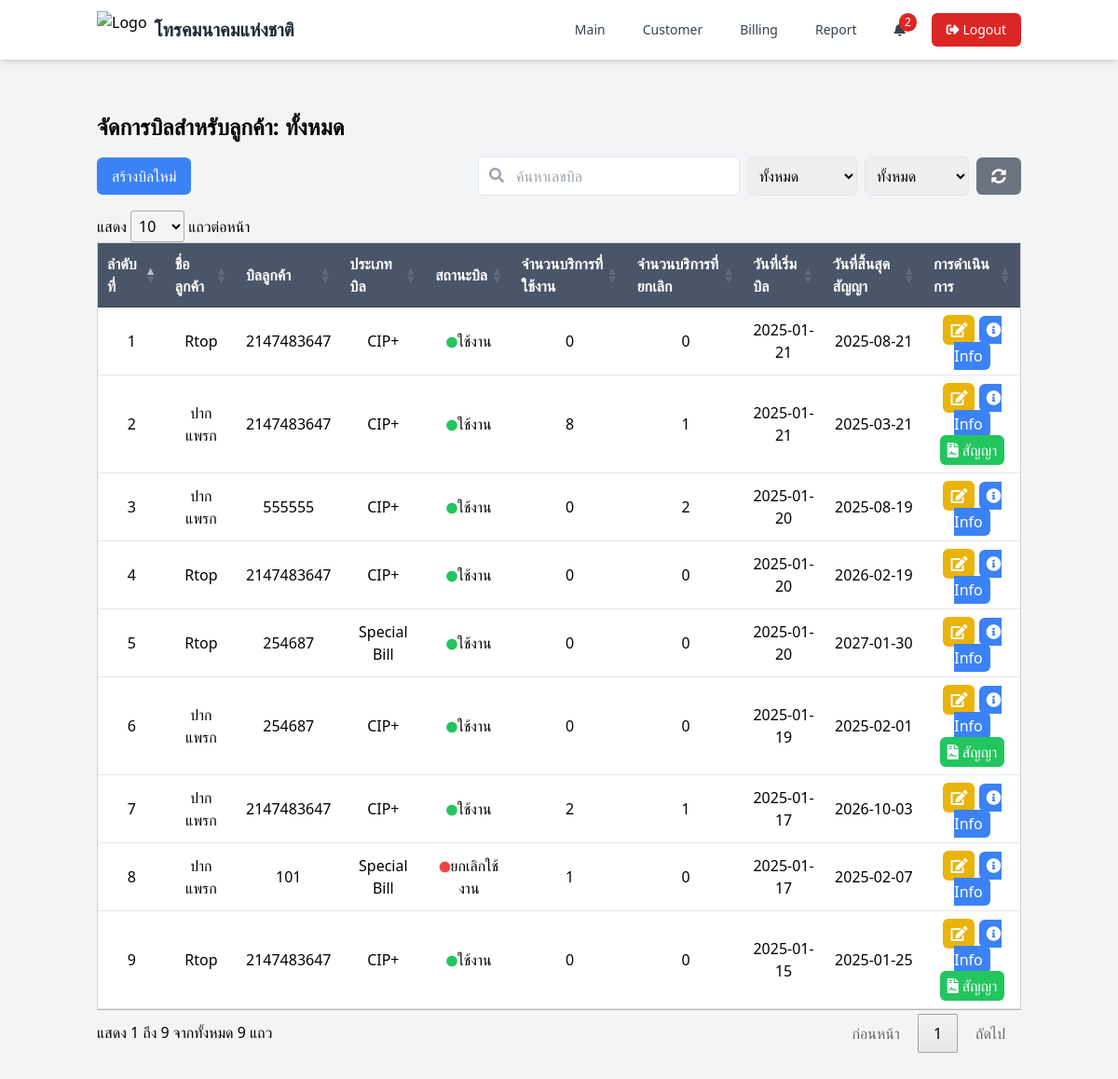
/page/bill.php (signed in), run on the app's committed database.
### tables this page shows
CREATE TABLE `bill_customer` (
  `id_bill` int(11) NOT NULL,
  `number_bill` int(15) DEFAULT NULL,
  `type_bill` enum('CIP+','Special Bill','Nt1') DEFAULT NULL,
  `status_bill` enum('ใช้งาน','ยกเลิกใช้งาน') DEFAULT NULL,
  `id_customer` int(11) DEFAULT NULL,
  `create_at` date DEFAULT NULL,
  `update_at` date DEFAULT NULL,
  `date_count` int(11) DEFAULT NULL,
  `end_date` date DEFAULT NULL,
  `contact_count` int(11) DEFAULT 0,
  `contact_status` enum('ยังไม่ได้เลือก','ต่อสัญญา','ยกเลิกสัญญา') DEFAULT 'ยังไม่ได้เลือก'
);

CREATE TABLE `customers` (
  `id_customer` int(11) NOT NULL,
  `name_customer` varchar(100) DEFAULT NULL,
  `type_customer` enum('อบต','อบจ','เทศบาล','โรงแรม') DEFAULT NULL,
  `phone_customer` varchar(50) DEFAULT NULL,
  `status_customer` enum('ใช้งาน','ไม่ได้ใช้งาน') DEFAULT NULL,
  `id_address` int(11) DEFAULT NULL,
  `create_at` datetime DEFAULT NULL,
  `update_at` datetime DEFAULT NULL
);

### page/bill.php (the view, shortened to what this page needs)
<?php
require_once '../function/functions.php';
$id_customer = isset($_GET['id_customer']) ? intval($_GET['id_customer']) : 0;
$customer_name = '';
$sql = "SELECT
            c.name_customer AS customer_name,
            b.id_bill,
            b.number_bill AS bill_number,
            b.type_bill AS bill_type,
            b.status_bill AS bill_status,
            b.create_at AS bill_start_date,
            b.end_date AS end_date,
            b.contact_status as contact_status,
            SUM(CASE WHEN s.status_service = 'ใช้งาน' THEN 1 ELSE 0 END) AS active_services,
            SUM(CASE WHEN s.status_service = 'ยกเลิก' THEN 1 ELSE 0 END) AS canceled_services
        FROM bill_customer b
        JOIN customers c ON b.id_customer = c.id_customer
        LEFT JOIN service_customer s ON b.id_bill = s.id_bill
        WHERE 1=1";
$sql .= " GROUP BY b.id_bill ORDER BY b.create_at DESC";
$stmt = $conn->prepare($sql);
$stmt->execute();
$result = $stmt->get_result();
$bills = $result->fetch_all(MYSQLI_ASSOC);
?>
<!DOCTYPE html>
<html lang="en">
<head>
    <script src="https://cdn.tailwindcss.com"></script>
    <link rel="stylesheet" href="https://cdnjs.cloudflare.com/ajax/libs/font-awesome/5.15.4/css/all.min.css">
    <link rel="stylesheet" type="text/css" href="https://cdn.datatables.net/1.11.5/css/jquery.dataTables.css">
</head>
<body class="bg-gray-100">
    <?php include './components/navbar.php'; ?>
        <div class="mt-6">
            <div class="container mx-auto px-4 py-8">
            <h1 class="text-2xl font-bold mb-4">จัดการบิลสำหรับลูกค้า: <?= $id_customer > 0 ? htmlspecialchars($customer_name) : 'ทั้งหมด' ?></h1>
                <div class="flex justify-between items-center mb-4">
                    <button onclick="openCreateBillModal()" class="bg-blue-500 text-white px-4 py-2 rounded-md">สร้างบิลใหม่</button>
                    <div class="flex items-center">
                        <div class="relative">
                            <input type="text" id="searchNumberBill" placeholder="ค้นหาเลขบิล" class="border p-2 rounded-md pl-10 mr-2">
                            <i class="fas fa-search absolute left-3 top-3 text-gray-400"></i>
                        </div>
                        <select id="filterTypeBill" class="p-2 border rounded-md mr-2">
                            <option value="">ทั้งหมด</option>
                        </select>
                        <select id="filterStatusBill" class="p-2 border rounded-md mr-2">
                            <option value="">ทั้งหมด</option>
                        </select>
                        <button onclick="resetFilters()" class="bg-gray-500 text-white px-4 py-2 rounded-md"> <i class="fas fa-sync-alt"></i></button>
                    </div>
                </div>
            <table id="billTable" class="min-w-full bg-white border border-gray-300">
                <thead>
                    <tr>
                        <th class="py-2 px-4 border-b">ลำดับที่</th>
                        <th class="py-2 px-4 border-b">ชื่อลูกค้า</th>
                        <th class="py-2 px-4 border-b">บิลลูกค้า</th>
                        <th class="py-2 px-4 border-b">ประเภทบิล</th>
                        <th class="py-2 px-4 border-b">สถานะบิล</th>
                        <th class="py-2 px-4 border-b">จำนวนบริการที่ใช้งาน</th>
                        <th class="py-2 px-4 border-b">จำนวนบริการที่ยกเลิก</th>
                        <th class="py-2 px-4 border-b">วันที่เริ่มบิล</th>
                        <th class="py-2 px-4 border-b">วันที่สิ้นสุดสัญญา</th>
                        <th class="py-2 px-4 border-b">การดำเนินการ</th>
                    </tr>
                </thead>
                <tbody>
                    <?php if (!empty($bills)): ?>
                        <?php $counter = 1; ?>
                        <?php foreach ($bills as $bill): ?>
                            <tr>
                                <td class="py-2 px-4 border-b text-center"><?php echo $counter; ?></td>
                                <td class="py-2 px-4 border-b text-center"><?php echo htmlspecialchars($bill['customer_name']); ?></td>
                                <td class="py-2 px-4 border-b text-center"><?php echo htmlspecialchars($bill['bill_number']); ?></td>
                                <td class="py-2 px-4 border-b text-center"><?php echo htmlspecialchars($bill['bill_type']); ?></td>
                                <td class="py-2 px-4 border-b text-center">
                                    <?php if ($bill['bill_status'] === 'ใช้งาน'): ?>
                                        <i class="fas fa-circle text-green-500"></i><?= $bill['bill_status'] ?>
                                    <?php else: ?>
                                        <i class="fas fa-circle text-red-500"></i><?= $bill['bill_status'] ?>
                                    <?php endif; ?>
                                </td>
                                <td class="py-2 px-4 border-b text-center"><?php echo $bill['active_services']; ?></td>
                                <td class="py-2 px-4 border-b text-center"><?php echo $bill['canceled_services']; ?></td>
                                <td class="py-2 px-4 border-b text-center"><?php echo htmlspecialchars($bill['bill_start_date']); ?></td>
                                <td class="py-2 px-4 border-b text-center"><?php echo htmlspecialchars($bill['end_date']); ?></td>
                                <td class="py-2 px-4 border-b text-center">
                                    <button onclick="openEditBillModal(<?php echo $bill['id_bill']; ?>)" class="bg-yellow-500 text-white px-2 py-1 rounded-md">
                                        <i class="fas fa-edit"></i>
                                    </button>
                                    <a href="service_bill.php?id_bill=<?php echo $bill['id_bill']; ?>" class="bg-blue-500 text-white px-2 py-1 rounded-md">
                                        <i class="fas fa-info-circle"></i> Info
                                    </a>
                                    <div>
                                        <?php
                                        $end_date = new DateTime($bill['end_date']);
                                        $current_date = new DateTime();
                                        $interval = $current_date->diff($end_date);
                                        $days_left = $interval->days;
                                        if ($days_left < 60 && $bill['contact_status'] !== 'ยกเลิกสัญญา' && $bill['bill_status'] !== 'ยกเลิกใช้งาน') {
                                            echo '<button onclick="openContractModal(' . $bill['id_bill'] . ')" class="bg-green-500 text-white px-2 py-1 rounded-md"><i class="fas fa-file-contract"></i> สัญญา</button>';
                                        }
                                        ?>
                                    </div>
                                </td>
                            </tr>
                            <?php $counter++; ?>
                        <?php endforeach; ?>
                    <?php else: ?>
                        <tr>
                            <td colspan="10" class="py-2 px-4 border-b text-center">ไม่มีข้อมูลบิล</td>
                        </tr>
                    <?php endif; ?>
                </tbody>
            </table>
        </div>
    </div>
</body>
</html>

### page/components/navbar.php (shortened to what this page needs)
<?php
require_once '../function/functions.php';
$user_id = $_SESSION['user_id'] ?? null;
$sql_notifications = "SELECT n.id_notifications, n.message, n.created_at, n.is_read, bc.number_bill, c.name_customer
                      FROM notifications n
                      INNER JOIN bill_customer bc ON n.id_bill = bc.id_bill
                      INNER JOIN customers c ON bc.id_customer = c.id_customer
                      WHERE n.id_user = ? AND n.is_read = 0
                      ORDER BY n.created_at DESC";
$stmt_notifications = $conn->prepare($sql_notifications);
$stmt_notifications->bind_param("i", $user_id);
$stmt_notifications->execute();
$notifications = $stmt_notifications->get_result()->fetch_all(MYSQLI_ASSOC);
$near_expiry_count = count($notifications);
?>
<nav class="bg-white shadow-md sticky-nav">
    <div class="container mx-auto px-4">
        <div class="flex justify-between items-center h-16">
            <div class="flex items-center">
                <img src="https://lh5.googleusercontent.com/proxy/dFSvkaJ3s6GRq3Idd5YLpPVIKmOewgsaR0OrEg0-yXWnQO-HME3H4Yg8kRtfKPwD0UiIsObjAobdvx3bicht"
                    alt="Logo"
                    class="h-10 w-auto">
                <a href="#" class="ml-2 text-xl font-semibold text-gray-800">โทรคมนาคมแห่งชาติ</a>
            </div>
            <div class="hidden md:flex items-center space-x-4">
                <a href="index.php" class="text-gray-700 hover:text-blue-600 px-3 py-2 rounded-md text-sm font-medium transition duration-300">Main</a>
                <a href="customer.php" class="text-gray-700 hover:text-blue-600 px-3 py-2 rounded-md text-sm font-medium transition duration-300">Customer</a>
                <a href="bill.php" class="text-gray-700 hover:text-blue-600 px-3 py-2 rounded-md text-sm font-medium transition duration-300">Billing</a>
                <a href="report.php" class="text-gray-700 hover:text-blue-600 px-3 py-2 rounded-md text-sm font-medium transition duration-300">Report</a>
                <div class="relative">
                    <div class="text-gray-700 hover:text-blue-600 px-3 py-2 rounded-md text-sm font-medium transition duration-300 relative cursor-pointer">
                        <i class="fas fa-bell"></i>
                        <?php if ($near_expiry_count > 0): ?>
                            <span class="absolute top-0 right-0 bg-red-600 text-white text-xs rounded-full px-1.5 py-0.5"><?= $near_expiry_count ?></span>
                        <?php endif; ?>
                    </div>
                </div>
                <a href="logout.php" class="bg-red-600 hover:bg-red-700 text-white px-4 py-2 rounded-md text-sm font-medium transition duration-300">
                    <i class="fas fa-sign-out-alt"></i> Logout
                </a>
            </div>
        </div>
    </div>
</nav>

### page/bill.php (style rules this page uses)
.border { border: 1px solid #e2e8f0; }
.rounded-md { border-radius: 0.375rem; }
#billTable thead th { background-color: #4a5568; color: white; }
#billTable tbody tr { background-color: rgb(255, 255, 255); }
.fa-circle { font-size: 12px; }

### page/components/navbar.php (style rules this page uses)
.sticky-nav { position: sticky; top: 0; z-index: 1000; }

### data on the page
bill_customer: id_customer.name_customer "Rtop", number_bill "2147483647", type_bill "CIP+", status_bill "ใช้งาน", active_services "0", canceled_services "0", create_at "2025-01-21", end_date "2025-08-21"
bill_customer: id_customer.name_customer "ปากแพรก", number_bill "2147483647", type_bill "CIP+", status_bill "ใช้งาน", active_services "8", canceled_services "1", create_at "2025-01-21", end_date "2025-03-21"
bill_customer: id_customer.name_customer "ปากแพรก", number_bill "555555", type_bill "CIP+", status_bill "ใช้งาน", active_services "0", canceled_services "2", create_at "2025-01-20", end_date "2025-08-19"
bill_customer: id_customer.name_customer "Rtop", number_bill "2147483647", type_bill "CIP+", status_bill "ใช้งาน", active_services "0", canceled_services "0", create_at "2025-01-20", end_date "2026-02-19"
bill_customer: id_customer.name_customer "Rtop", number_bill "254687", type_bill "Special Bill", status_bill "ใช้งาน", active_services "0", canceled_services "0", create_at "2025-01-20", end_date "2027-01-30"
bill_customer: id_customer.name_customer "ปากแพรก", number_bill "254687", type_bill "CIP+", status_bill "ใช้งาน", active_services "0", canceled_services "0", create_at "2025-01-19", end_date "2025-02-01"
bill_customer: id_customer.name_customer "ปากแพรก", number_bill "2147483647", type_bill "CIP+", status_bill "ใช้งาน", active_services "2", canceled_services "1", create_at "2025-01-17", end_date "2026-10-03"
bill_customer: id_customer.name_customer "ปากแพรก", number_bill "101", type_bill "Special Bill", status_bill "ยกเลิกใช้งาน", active_services "1", canceled_services "0", create_at "2025-01-17", end_date "2025-02-07"
bill_customer: id_customer.name_customer "Rtop", number_bill "2147483647", type_bill "CIP+", status_bill "ใช้งาน", active_services "0", canceled_services "0", create_at "2025-01-15", end_date "2025-01-25"

### other printed values
$near_expiry_count "2"
